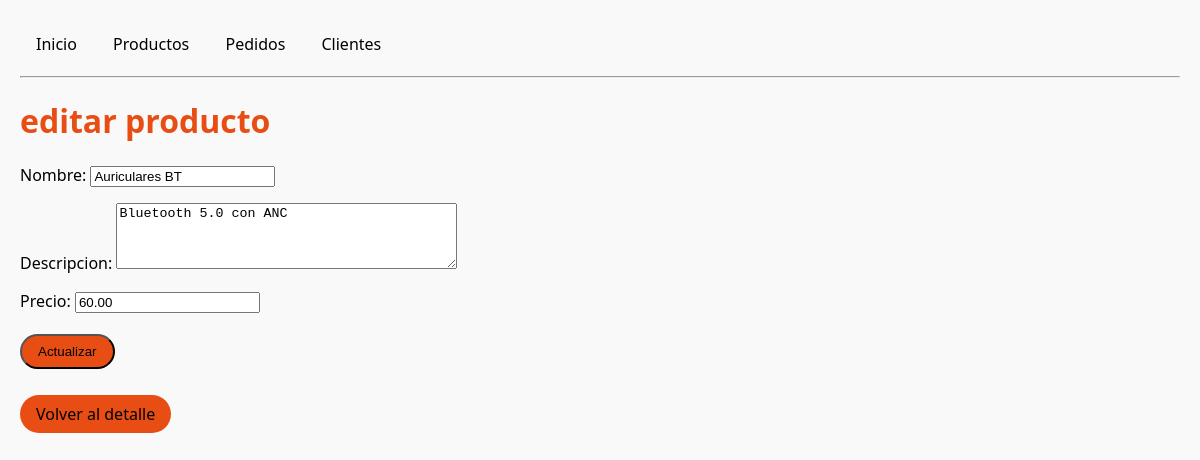
/productos/9/editar/, run on the app's committed database.
### tienda/models.py (models this page shows, shortened)
class Producto(models.Model):
    nombre = models.CharField(max_length=100)
    descripcion = models.TextField()
    precio = models.DecimalField(max_digits=8, decimal_places=2)

### tienda/views.py (the view)
# urls.py: path("productos/<int:pk>/editar/", views.editar_producto, name="editar_producto"),
def editar_producto(request, pk):
    producto = get_object_or_404(Producto, pk=pk)
    if request.method == "POST":
        form = ProductoForm (request.POST, instance=producto)
        if form.is_valid():
            form.save()
            return redirect("tienda:detalle_producto", pk=producto.pk)
    else:
        form = ProductoForm(instance=producto)
    return render(request, "tienda/editar_producto.html", {"form": form, "producto": producto,})

### tienda/forms.py (shortened to what this page needs)
class ProductoForm(forms.ModelForm):
    class Meta:
        model = Producto
        fields = ["nombre", "descripcion", "precio"]
        widgets = {
            "nombre": forms.TextInput(attrs={
                "placeholder": "Nombre del Producto"
            }),
            "descripcion" : forms.Textarea(attrs={
                "rows": 4,
                "placeholder": "Descripción breve"
            }),
            "precio": forms.NumberInput(attrs={
                "step": "0.01",
                "min": "0"
            }),
        }

### tienda/templates/tienda/editar_producto.html (shortened to what this page needs)
{% extends "tienda/base.html" %}
{% block content %}
<h1> editar producto</h1>
<form method="post">
    {{form.as_p}}
    <button type="submit" class="btn primary">Actualizar</button>
</form>
<p>
 <a href="{% url 'tienda:detalle_producto' producto.pk %}" class="btn primary"> Volver al detalle </a>
</p>
{% endblock %}

### tienda/static/css/main.css (style rules this page uses)
body { font-family: 'Segoe UI', sans-serif; margin: 20px; background-color: #f9f9f9; }
h1 { color: #e84d13; }
.btn { display: inline-block; padding: 8px 16px; margin: 5px 0; color: black; text-decoration: none; border-radius: 9999px; font-weight: 500; transition: background 0.3s, transform 0.2s; }
.primary { background-color: #e84d13; }

### data on the page
Producto: nombre "Auriculares BT", descripcion "Bluetooth 5.0 con ANC", precio "60.00"
